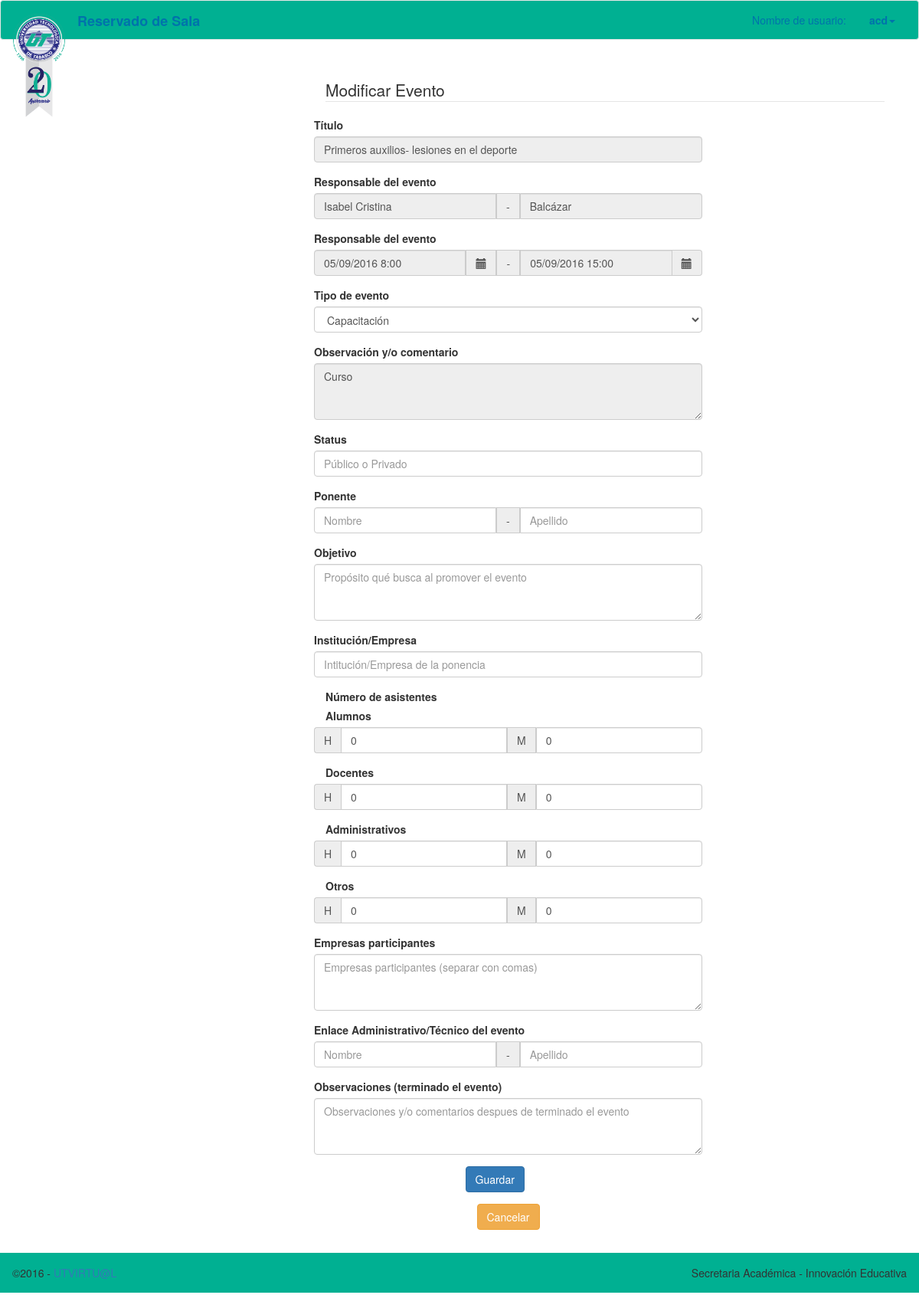
The app's page /tools/modificar.php?id=8 (signed in) with its own data.
### tables this page shows
CREATE TABLE IF NOT EXISTS `eventos` (
  `id` int(10) unsigned NOT NULL AUTO_INCREMENT,
  `user_id` int(11) NOT NULL,
  `title` varchar(150) DEFAULT NULL,
  `responsable_nombre` varchar(120) NOT NULL,
  `responsable_apellido` varchar(35) NOT NULL,
  `body` text NOT NULL,
  `url` varchar(150) NOT NULL,
  `class` varchar(45) NOT NULL DEFAULT 'event-videoconferencia',
  `start` varchar(15) NOT NULL,
  `end` varchar(15) NOT NULL,
  `inicio_normal` varchar(50) NOT NULL,
  `final_normal` varchar(50) NOT NULL,
  `status` varchar(20) NOT NULL,
  `ponente_nombre` varchar(35) NOT NULL,
  `ponente_apellido` varchar(35) NOT NULL,
  `objetivo` text NOT NULL,
  `empresa` varchar(120) NOT NULL,
  `AH` int(11) NOT NULL,
  `AM` int(11) NOT NULL,
  `DH` int(11) NOT NULL,
  `DM` int(11) NOT NULL,
  `ADH` int(11) NOT NULL,
  `ADM` int(11) NOT NULL,
  `OH` int(11) NOT NULL,
  `OM` int(11) NOT NULL,
  `inst_part` text NOT NULL,
  `enlace_nombre` varchar(35) NOT NULL,
  `enlace_apellido` varchar(35) NOT NULL,
  `observacion` text NOT NULL,
  `opinion` text NOT NULL,
  `cancel` int(1) NOT NULL DEFAULT '0',
  `cancel_comment` text NOT NULL,
  `apartado` int(1) NOT NULL DEFAULT '0',
  `serie` int(10) NOT NULL,
  PRIMARY KEY (`id`),
  KEY `eventos_user_id_index` (`user_id`)
);

### funciones.php (called while the page is built, shortened)
<?php
function evaluar($valor)
{
	$nopermitido = array("'",'\\','<','>',"\"");
	$valor = str_replace($nopermitido, "", $valor);
	return $valor;
}
function cambiarTipo($tipo)
{
	switch ($tipo) {
        case "event-capacitacion":
            $clase_evento = "Capacitación";
            break;
    }
    return $clase_evento;
}
 ?>

### tools/modificar.php (the view, shortened to what this page needs)
<?php
    include '../funciones.php';
    include '../config.php';
if (!isset($_SESSION['id'])) {
    header("location:../index.php");
} else {
    $di = evaluar($_GET['id']);
    $id  = isset($di) ? $di : 0;
    $sql = "SELECT * FROM eventos WHERE id = $id";
        $e = $conexion->query($sql);
        $row=$e->fetch_array(MYSQLI_ASSOC);
        $tipoEvento = cambiarTipo($row['class']);
    (($row['apartado'] == 1) and ($_SESSION['privilegio'] == 1)) ? $soloLeer="readonly" : $soloLeer="";
}
    include '../cabecera.php';
    ?>
<div class="container" style="padding:30px">
    <div class="row centered-form">
        <div class="col-xs-12 col-sm-8 col-md-8 col-sm-offset-2 col-md-offset-4">
          <form class="form-horizontal" action="modificarTodo.php" method="post">
            <legend style="float:right">Modificar Evento</legend>
            <div class="row">
                <div class="col-xs-12 col-sm-8 col-md-8 col-lg-8">
                    <div class="form-group">
                        <label for="title">Título</label>
                        <input type="text" required autocomplete="off" name="title" class="form-control input-md" id="title" <?php echo $soloLeer ?> value="<?php echo $row['title']?>">
                    </div>
                </div>
            </div>
            <div class="row">
                <div class="col-xs-12 col-sm-8 col-md-8 col-lg-8">
                    <div class="form-group">
                        <label for="">Responsable del evento</label>
                        <div class="input-group">
                            <input type="text" required autocomplete="off" name="responsable_nombre" class="form-control input-md" id="responsable_nombre" placeholder="Nombre" <?php echo $soloLeer ?> value="<?php echo $row['responsable_nombre']?>">
                            <span class="input-group-addon">-</span>
                            <input type="text" required autocomplete="off" name="responsable_apellido" class="form-control input-md" id="responsable_apellido" placeholder="Apellido" <?php echo $soloLeer ?> value="<?php echo $row['responsable_apellido']?>">
                        </div>
                    </div>
                </div>
            </div>
            <div class="row">
                <div class="col-xs-12 col-sm-8 col-md-8 col-lg-8">
                    <div class="form-group">
                        <label for="">Responsable del evento</label>
                        <div class="input-group">
                            <input type='text' id="from" name="from" class="form-control input-md" required readonly value="<?php echo $row['inicio_normal']?>"  />
                <span class="input-group-addon"><span class="glyphicon glyphicon-calendar"></span></span>                            <span class="input-group-addon">-</span>
                            <input type='text' name="to" id="to" class="form-control input-md"  required readonly value="<?php echo $row['final_normal']?>" />
                <span class="input-group-addon"><span class="glyphicon glyphicon-calendar"></span></span>
                        </div>
                    </div>
                </div>
            </div>
            <div class="row">
                <div class="col-xs-12 col-sm-8 col-md-8 col-lg-8">
                    <div class="form-group">
                        <label for="class">Tipo de evento</label>
                        <?php if (($row['apartado'] == 1) and ($_SESSION['privilegio'] == 1)) {
        ?>
                            <select class="form-control" name="class" id="class">
                                <option value="<?php echo $row['class']?>" selected><?php echo $tipoEvento ?></option>
                            </select>
                <?php
} ?>
                    </div>
                </div>
            </div>
            <div class="row">
                <div class="col-xs-12 col-sm-8 col-md-8 col-lg-8">
                    <div class="form-group">
                        <label for="event">Observación y/o comentario</label>
                        <textarea id="event" name="event" class="form-control" <?php echo $soloLeer ?> rows="3"><?php echo $row['body']?></textarea>
                    </div>
                </div>
            </div>
            <div class="row">
                <div class="col-xs-12 col-sm-8 col-md-8 col-lg-8">
                    <div class="form-group">
                        <label for="status">Status</label>
                        <input type="text" autocomplete="off" name="status" class="form-control input-md" id="status" placeholder="Público o Privado" value="<?php echo $row['status']?>">
                    </div>
                </div>
            </div>
            <div class="row">
                <div class="col-xs-12 col-sm-8 col-md-8 col-lg-8">
                    <div class="form-group">
                        <label for="">Ponente</label>
                        <div class="input-group">
                            <input type="text" autocomplete="off" name="ponente_nombre" class="form-control input-md" id="ponente_nombre" placeholder="Nombre" value="<?php echo $row['ponente_nombre']?>">
                            <span class="input-group-addon">-</span>
                            <input type="text" autocomplete="off" name="ponente_apellido" class="form-control input-md" id="ponente_apellido" placeholder="Apellido" value="<?php echo $row['ponente_apellido']?>">
                        </div>
                    </div>
                </div>
            </div>
            <div class="row">
                <div class="col-xs-12 col-sm-8 col-md-8 col-lg-8">
                    <div class="form-group">
                        <label for="objetivo">Objetivo</label>
                        <textarea id="objetivo" name="objetivo" class="form-control" rows="3" placeholder="Propósito qué busca al promover el evento"><?php echo $row['objetivo']?></textarea>
                    </div>
                </div>
            </div>
            <div class="row">
                <div class="col-xs-12 col-sm-8 col-md-8 col-lg-8">
                    <div class="form-group">
                        <label for="empresa">Institución/Empresa</label>
                        <input type="text" autocomplete="off" name="empresa" class="form-control input-md" id="empresa" placeholder="Intitución/Empresa de la ponencia" value="<?php echo $row['empresa']?>">
                    </div>
                </div>
            </div>
            <label for="">Número de asistentes</label>
            <div class="row">
                <div class="col-xs-8">
                    <label for="">Alumnos</label>
                    <div class="form-group">
                        <div class="input-group">
                            <span class="input-group-addon">H</span>
                            <input type="number" name="ah" class="form-control" id="ah" value="<?php echo isset($row['ah']) ? $row['ah'] : 0;?>">
                            <span class="input-group-addon">M</span>
                            <input type="number" name="am" class="form-control" id="am" value="<?php echo isset($row['am']) ? $row['am'] : 0;?>">
                        </div>
                    </div>
                </div>
            </div>
            <div class="row">
                <div class="col-xs-8">
                    <label for="">Docentes</label>
                    <div class="form-group">
                        <div class="input-group">
                            <span class="input-group-addon">H</span>
                            <input type="number" name="dh" class="form-control" id="dh" value="<?php echo isset($row['dh']) ? $row['dh'] : 0;?>">
                            <span class="input-group-addon">M</span>
                            <input type="number" name="dm" class="form-control" id="dm" value="<?php echo isset($row['dm']) ? $row['dm'] : 0;?>">
                        </div>
                    </div>
                </div>
            </div>
            <div class="row">
                <div class="col-xs-8">
                    <label for="">Administrativos</label>
                    <div class="form-group">
                        <div class="input-group">
                            <span class="input-group-addon">H</span>
                            <input type="number" name="adh" class="form-control" id="adh" value="<?php echo isset($row['adh']) ? $row['adh'] : 0;?>">
                            <span class="input-group-addon">M</span>
                            <input type="number" name="adm" class="form-control" id="adm" value="<?php echo isset($row['adm']) ? $row['adm'] : 0;?>">
                        </div>
                    </div>
                </div>
            </div>
            <div class="row">
                <div class="col-xs-8">
                    <label for="">Otros</label>
                    <div class="form-group">
                        <div class="input-group">
                            <span class="input-group-addon">H</span>
                            <input type="number" name="oh" class="form-control" id="oh" value="<?php echo isset($row['oh']) ? $row['oh'] : 0;?>">
                            <span class="input-group-addon">M</span>
                            <input type="number" name="om" class="form-control" id="om" value="<?php echo isset($row['om']) ? $row['om'] : 0;?>">
                        </div>
                    </div>
                </div>
            </div>
            <div class="row">
                <div class="col-xs-12 col-sm-8 col-md-8 col-lg-8">
                    <div class="form-group">
                        <label for="inst_part">Empresas participantes</label>
                        <textarea id="inst_part" name="inst_part" class="form-control" rows="3" placeholder="Empresas participantes (separar con comas)"><?php echo $row['inst_part']?></textarea>
                    </div>
                </div>
            </div>
            <div class="row">
                <div class="col-xs-12 col-sm-8 col-md-8 col-lg-8">
                    <div class="form-group">
                        <label for="">Enlace Administrativo/Técnico del evento</label>
                        <div class="input-group">
                            <input type="text" autocomplete="off" name="enlace_nombre" class="form-control input-md" id="enlace_nombre" placeholder="Nombre" value="<?php echo $row['enlace_nombre']?>">
                            <span class="input-group-addon">-</span>
                            <input type="text" autocomplete="off" name="enlace_apellido" class="form-control input-md" id="enlace_apellido" placeholder="Apellido" value="<?php echo $row['enlace_apellido']?>">
                        </div>
                    </div>
                </div>
            </div>
            <div class="row">
                <div class="col-xs-12 col-sm-8 col-md-8 col-lg-8">
                    <div class="form-group">
                        <label for="observacion">Observaciones (terminado el evento)</label>
                        <textarea id="observacion" name="observacion" class="form-control" rows="3" placeholder="Observaciones y/o comentarios despues de terminado el evento"><?php echo $row['observacion']?></textarea>
                    </div>
                </div>
            </div>
            <div class="form-group">
            <div class="row">
              <div class="col-xs-offset-3 col-sm-offset-3 col-md-offset-3 col-xs-2 col-sm-2 col-md-2">
                <button type="submit" class="btn btn-primary">Guardar</button>
              </div>
            </div>
            </div>
          </form>
           <div class="col-xs-offset-3 col-sm-offset-3 col-md-offset-3 col-xs-2 col-sm-2 col-md-2">
               <a href="../eventosControl.php"><button class="btn btn-warning">Cancelar</button></a>
           </div>
        </div>
    </div>
</div>
<?php
 include '../pie.php';
    ?>

### records on screen
eventos: title "Primeros auxilios- lesiones en el deporte", responsable_nombre "Isabel Cristina", responsable_apellido "Balcázar", from "05/09/2016 8:00", to "05/09/2016 15:00", class "Capacitación", event "Curso"

### other values on screen
$_SESSION['username'] "acd"
